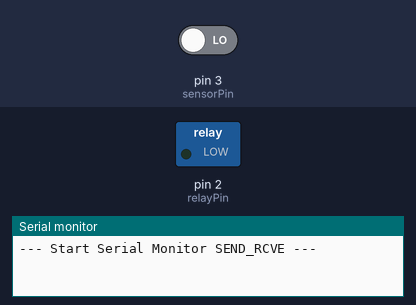
The sketch below on a simulated Arduino Uno, built with avr-gcc and run on an emulated ATmega328P. Parts: switched loads named in the sketch (green lamp = pin HIGH), the last lines printed to the serial monitor. The inputs (shaded band) are chosen by the test bench; at power-on: pin 3 (sensorPin) LOW.

Above: at 1.2 s.
1.3 s: pin 3 (sensorPin) driven HIGH
At 2.7 s:
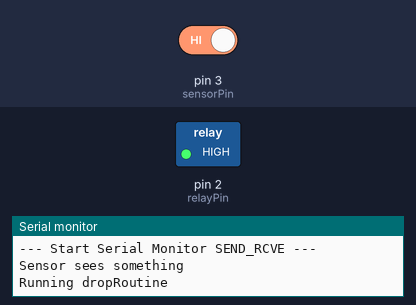
Timing chart, 0 to 5.9 s (numbered marks = the images above; inputs shaded):
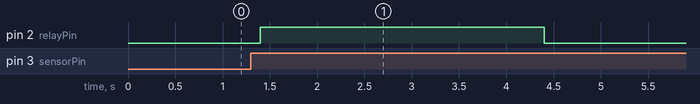

Measured:
- after the input at 1.3 s, pin 2 (relayPin): LOW → HIGH after 0.10 s, → LOW 3.0 s later

The sketch:

dropping-head-controller.ino
```cpp
// (licence header left out)
const int sensorPin       = 3;
const int relayPin        = 2;

const int resetTime       = 10000;
const int waitBeforeDrop  = 100;
const int waitBeforeReset = 3000;

int sensorState = 0;
int logState    = 0;

void setupSerialLogging() {
  Serial.begin(9600);
  Serial.println("--- Start Serial Monitor SEND_RCVE ---");
  Serial.println();
}

void setup() {
  pinMode(relayPin, OUTPUT);
  pinMode(sensorPin, INPUT);
  setupSerialLogging();
}

void waitForReset() {
  delay(resetTime);
}

void dropRoutine() {
  delay(waitBeforeDrop);
  digitalWrite(relayPin, HIGH);
  delay(waitBeforeReset);
  digitalWrite(relayPin, LOW);
  waitForReset();
}

void loop() {
  sensorState = digitalRead(sensorPin);

  if (sensorState == HIGH) {
    if ( logState == 0 ) {
      Serial.println("Sensor sees something");
      logState = 1;
    }
    Serial.println("Running dropRoutine");
    dropRoutine();
  } else {
    digitalWrite(relayPin, LOW);
    if ( logState == 1 ) {
      Serial.println("Nothing seen, going to sleep");
      logState = 0;
    }
  }
}
```
